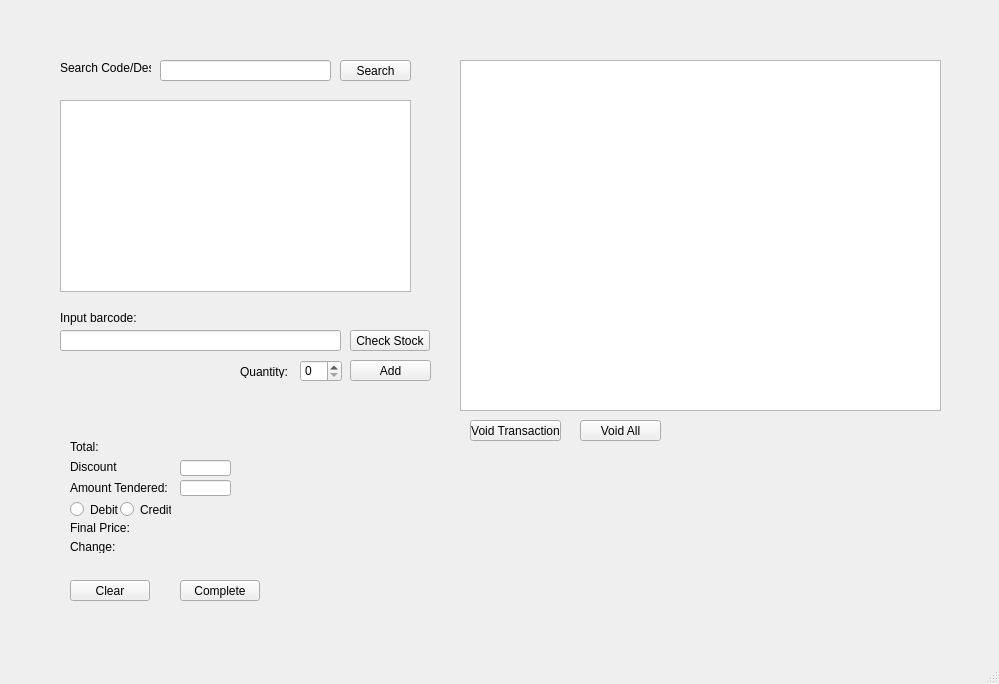
<?xml version="1.0" encoding="UTF-8"?>
<ui version="4.0">
 <class>MainWindow</class>
 <widget class="QMainWindow" name="MainWindow">
  <property name="geometry">
   <rect>
    <x>0</x>
    <y>0</y>
    <width>999</width>
    <height>684</height>
   </rect>
  </property>
  <property name="windowTitle">
   <string>MainWindow</string>
  </property>
  <widget class="QWidget" name="centralwidget">
   <widget class="QLabel" name="label">
    <property name="geometry">
     <rect>
      <x>60</x>
      <y>60</y>
      <width>91</width>
      <height>16</height>
     </rect>
    </property>
    <property name="text">
     <string>Search Code/Desc</string>
    </property>
   </widget>
   <widget class="QLineEdit" name="searchInput">
    <property name="geometry">
     <rect>
      <x>160</x>
      <y>60</y>
      <width>171</width>
      <height>21</height>
     </rect>
    </property>
   </widget>
   <widget class="QPushButton" name="searchButton">
    <property name="geometry">
     <rect>
      <x>340</x>
      <y>60</y>
      <width>71</width>
      <height>21</height>
     </rect>
    </property>
    <property name="text">
     <string>Search</string>
    </property>
   </widget>
   <widget class="QLineEdit" name="barcodeInput">
    <property name="geometry">
     <rect>
      <x>60</x>
      <y>330</y>
      <width>281</width>
      <height>21</height>
     </rect>
    </property>
   </widget>
   <widget class="QLabel" name="label_2">
    <property name="geometry">
     <rect>
      <x>60</x>
      <y>310</y>
      <width>81</width>
      <height>16</height>
     </rect>
    </property>
    <property name="text">
     <string>Input barcode:</string>
    </property>
   </widget>
   <widget class="QPushButton" name="addButton">
    <property name="geometry">
     <rect>
      <x>350</x>
      <y>360</y>
      <width>81</width>
      <height>21</height>
     </rect>
    </property>
    <property name="text">
     <string>Add</string>
    </property>
   </widget>
   <widget class="QPushButton" name="voidButton">
    <property name="geometry">
     <rect>
      <x>470</x>
      <y>420</y>
      <width>91</width>
      <height>21</height>
     </rect>
    </property>
    <property name="text">
     <string>Void Transaction</string>
    </property>
   </widget>
   <widget class="QPushButton" name="voidAllButton">
    <property name="geometry">
     <rect>
      <x>580</x>
      <y>420</y>
      <width>81</width>
      <height>21</height>
     </rect>
    </property>
    <property name="text">
     <string>Void All</string>
    </property>
   </widget>
   <widget class="QLabel" name="label_3">
    <property name="geometry">
     <rect>
      <x>70</x>
      <y>440</y>
      <width>47</width>
      <height>13</height>
     </rect>
    </property>
    <property name="text">
     <string>Total:</string>
    </property>
   </widget>
   <widget class="QLabel" name="label_4">
    <property name="geometry">
     <rect>
      <x>70</x>
      <y>460</y>
      <width>47</width>
      <height>13</height>
     </rect>
    </property>
    <property name="text">
     <string>Discount:</string>
    </property>
   </widget>
   <widget class="QLabel" name="label_5">
    <property name="geometry">
     <rect>
      <x>70</x>
      <y>480</y>
      <width>111</width>
      <height>16</height>
     </rect>
    </property>
    <property name="text">
     <string>Amount Tendered:</string>
    </property>
   </widget>
   <widget class="QLabel" name="label_6">
    <property name="geometry">
     <rect>
      <x>70</x>
      <y>520</y>
      <width>81</width>
      <height>16</height>
     </rect>
    </property>
    <property name="text">
     <string>Final Price:</string>
    </property>
   </widget>
   <widget class="QLabel" name="label_7">
    <property name="geometry">
     <rect>
      <x>70</x>
      <y>540</y>
      <width>47</width>
      <height>13</height>
     </rect>
    </property>
    <property name="text">
     <string>Change:</string>
    </property>
   </widget>
   <widget class="QPushButton" name="clearButton">
    <property name="geometry">
     <rect>
      <x>70</x>
      <y>580</y>
      <width>80</width>
      <height>21</height>
     </rect>
    </property>
    <property name="text">
     <string>Clear</string>
    </property>
   </widget>
   <widget class="QPushButton" name="completeButton">
    <property name="geometry">
     <rect>
      <x>180</x>
      <y>580</y>
      <width>80</width>
      <height>21</height>
     </rect>
    </property>
    <property name="text">
     <string>Complete</string>
    </property>
   </widget>
   <widget class="QRadioButton" name="isDebit">
    <property name="geometry">
     <rect>
      <x>70</x>
      <y>500</y>
      <width>51</width>
      <height>19</height>
     </rect>
    </property>
    <property name="text">
     <string>Debit</string>
    </property>
   </widget>
   <widget class="QRadioButton" name="isCredit">
    <property name="geometry">
     <rect>
      <x>120</x>
      <y>500</y>
      <width>51</width>
      <height>19</height>
     </rect>
    </property>
    <property name="text">
     <string>Credit</string>
    </property>
   </widget>
   <widget class="QTableView" name="searchView">
    <property name="geometry">
     <rect>
      <x>60</x>
      <y>100</y>
      <width>351</width>
      <height>192</height>
     </rect>
    </property>
   </widget>
   <widget class="QTableView" name="transactionView">
    <property name="geometry">
     <rect>
      <x>460</x>
      <y>60</y>
      <width>481</width>
      <height>351</height>
     </rect>
    </property>
   </widget>
   <widget class="QPushButton" name="stockButton">
    <property name="geometry">
     <rect>
      <x>350</x>
      <y>330</y>
      <width>80</width>
      <height>21</height>
     </rect>
    </property>
    <property name="text">
     <string>Check Stock</string>
    </property>
   </widget>
   <widget class="QSpinBox" name="qtyEdit">
    <property name="geometry">
     <rect>
      <x>300</x>
      <y>360</y>
      <width>42</width>
      <height>22</height>
     </rect>
    </property>
   </widget>
   <widget class="QLabel" name="label_8">
    <property name="geometry">
     <rect>
      <x>240</x>
      <y>365</y>
      <width>47</width>
      <height>13</height>
     </rect>
    </property>
    <property name="text">
     <string>Quantity:</string>
    </property>
   </widget>
   <widget class="QLabel" name="totalLabel">
    <property name="geometry">
     <rect>
      <x>180</x>
      <y>440</y>
      <width>47</width>
      <height>13</height>
     </rect>
    </property>
    <property name="text">
     <string/>
    </property>
   </widget>
   <widget class="QLineEdit" name="discountInput">
    <property name="geometry">
     <rect>
      <x>180</x>
      <y>460</y>
      <width>51</width>
      <height>16</height>
     </rect>
    </property>
   </widget>
   <widget class="QLineEdit" name="tenderedInput">
    <property name="geometry">
     <rect>
      <x>180</x>
      <y>480</y>
      <width>51</width>
      <height>16</height>
     </rect>
    </property>
   </widget>
   <widget class="QLabel" name="finalPriceLabel">
    <property name="geometry">
     <rect>
      <x>180</x>
      <y>520</y>
      <width>51</width>
      <height>16</height>
     </rect>
    </property>
    <property name="text">
     <string/>
    </property>
   </widget>
   <widget class="QLabel" name="changeLabel">
    <property name="geometry">
     <rect>
      <x>180</x>
      <y>540</y>
      <width>47</width>
      <height>13</height>
     </rect>
    </property>
    <property name="text">
     <string/>
    </property>
   </widget>
  </widget>
  <widget class="QMenuBar" name="menubar">
   <property name="geometry">
    <rect>
     <x>0</x>
     <y>0</y>
     <width>999</width>
     <height>20</height>
    </rect>
   </property>
  </widget>
  <widget class="QStatusBar" name="statusbar"/>
 </widget>
 <resources/>
 <connections/>
</ui>
